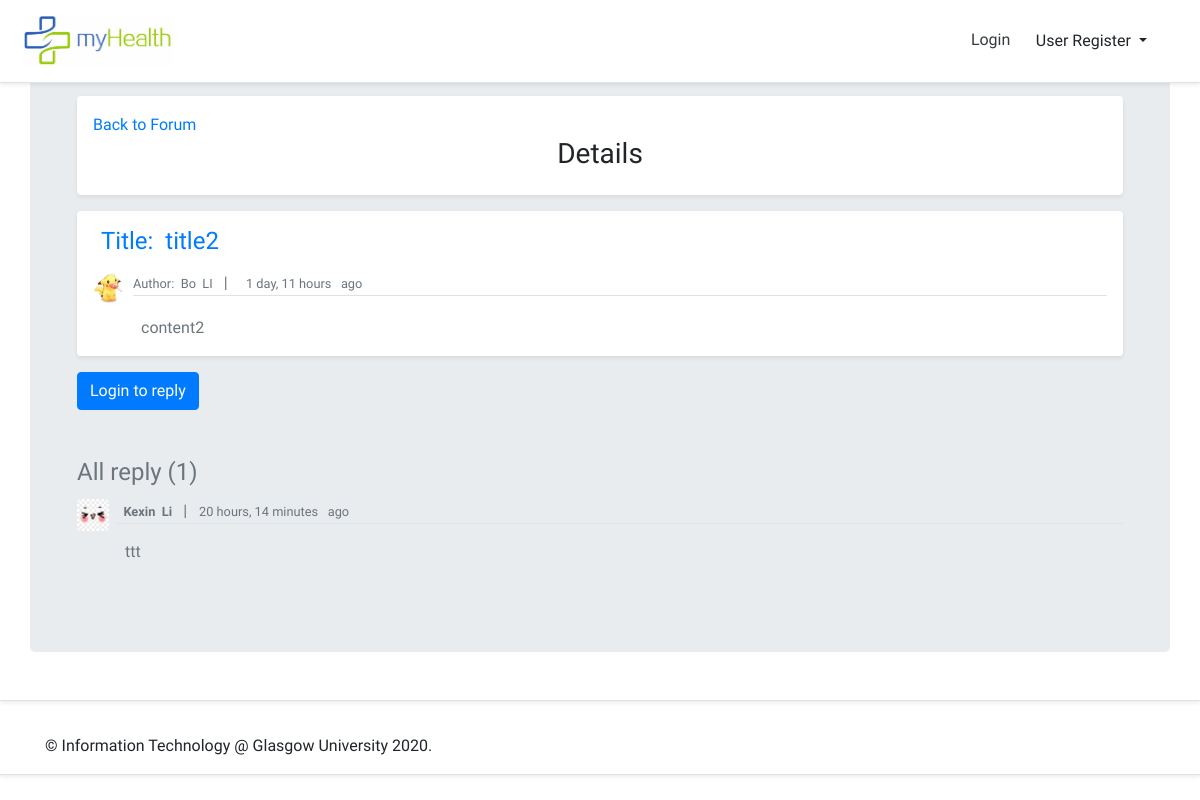
Before: /post/2/ with the older database file.
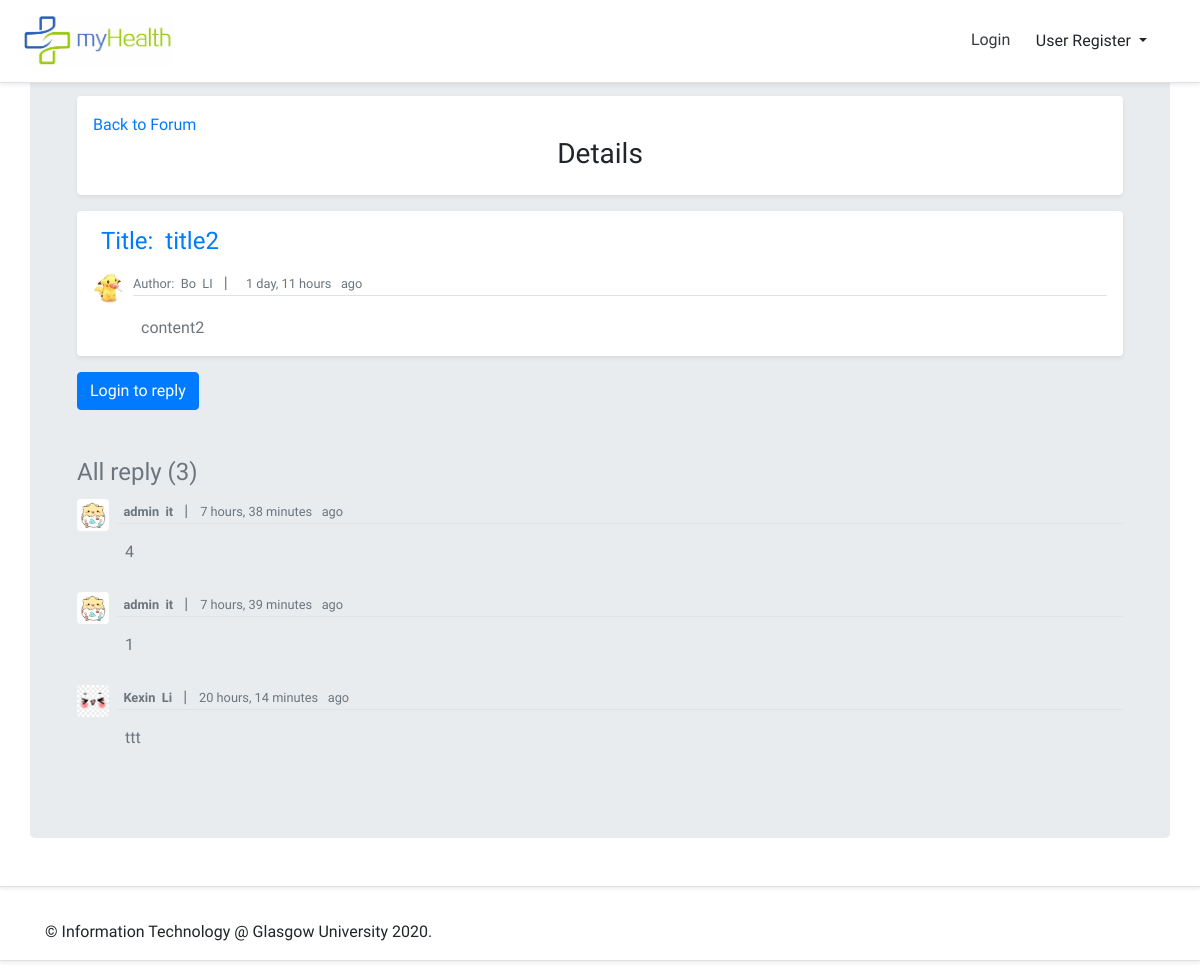
After: the same page with the newer database file.
### myhealth/models.py (models this page shows, shortened)
class Post(models.Model):
    title = models.CharField(max_length=50)
    content = models.TextField()
    timestamp = models.DateTimeField(auto_now_add=True)
    author = models.ForeignKey(get_user_model(), on_delete=models.CASCADE)
    featured = models.BooleanField(default=False)
    def get_absolute_url(self):
        return reverse('post_detail',kwargs={
            'id':self.id
        })
    @property
    def get_replys(self):
        return self.replys.all().order_by('-timestamp')

class Reply(models.Model):
    user = models.ForeignKey(get_user_model(),blank=True, null=True,on_delete=models.CASCADE)
    timestamp = models.DateTimeField(auto_now_add=True)
    content = models.TextField()
    post = models.ForeignKey(Post, related_name='replys', on_delete=models.CASCADE)

class DoctorProfile(models.Model):
    user = models.OneToOneField(get_user_model(), related_name='doctorprofile', on_delete=models.CASCADE)
    staffID = models.CharField(max_length=10, default='', unique=True)
    GENDER_CHOICES = (
        (0, '------------'),
        (1, 'female'),
        (2, 'male'),
    )
    gender = models.IntegerField(choices=GENDER_CHOICES, default=0)
    birth = models.DateField(blank=True, null=True)
    address = models.CharField(max_length=255, blank=True, null=True)
    work_address = models.CharField(max_length=255, blank=True, null=True)
    tel = models.CharField(max_length=20, blank=True, null=True)
    direction = models.CharField(max_length=255, blank=True, null=True)
    description = models.CharField(max_length=255, blank=True, null=True)
    image = models.ImageField(default='default.jpg',upload_to='profile_pics')

class User(AbstractBaseUser, PermissionsMixin):
    email = models.EmailField(max_length=254, unique=True)
    GPNO = models.CharField(max_length=10, default='', unique=True)
    first_name = models.CharField(max_length=30, blank=True)
    last_name = models.CharField(max_length=30, blank=True)
    is_staff = models.BooleanField(default=False)
    is_superuser = models.BooleanField(default=False)
    is_patient = models.BooleanField(default=False)
    is_doctor = models.BooleanField(default=False)
    is_admin = models.BooleanField(default=False)
    is_active = models.BooleanField(default=True)
    last_login = models.DateTimeField(null=True, blank=True)
    date_joined = models.DateTimeField(auto_now_add=True)
    USERNAME_FIELD = 'email'
    EMAIL_FIELD = 'email'
    REQUIRED_FIELDS = ['GPNO','first_name','last_name']
    objects = UserManager()

class PatientProfile(models.Model):
    user = models.OneToOneField(get_user_model(), related_name='patientprofile', on_delete=models.CASCADE)
    GENDER_CHOICES = (
        (0, '------------'),
        (1, 'female'),
        (2, 'male'),
    )
    gender = models.IntegerField(choices=GENDER_CHOICES, default=0)
    birth = models.DateField(blank=True, null=True)
    address = models.CharField(max_length=255, blank=True, null=True)
    tel = models.CharField(max_length=20, blank=True, null=True)
    image = models.ImageField(default='default.jpg', upload_to='profile_pics')

class AdminProfile(models.Model):
    user = models.OneToOneField(get_user_model(), related_name='adminprofile', on_delete=models.CASCADE)
    GENDER_CHOICES = (
        (0, '------------'),
        (1, 'female'),
        (2, 'male'),
    )
    gender = models.IntegerField(choices=GENDER_CHOICES, default=0)
    birth = models.DateField(blank=True, null=True)
    address = models.CharField(max_length=255, blank=True, null=True)
    work_address = models.CharField(max_length=255, blank=True, null=True)
    tel = models.CharField(max_length=20, blank=True, null=True)
    image = models.ImageField(default='default.jpg',upload_to='profile_pics')

### myhealth/views.py (the view, shortened to what this page needs)
# urls.py: path('post/<int:id>/', views.post, name='post_detail'),
def post(request, id):
    post = get_object_or_404(Post, id=id)
    reply_form = ReplyForm(request.POST or None)
    context ={
        'reply_form':reply_form,
        'post':post
    }
    return render(request,"myhealth/postDetail.html",context)

### templates/myhealth/postDetail.html (shortened to what this page needs)
{% extends "myhealth/base.html" %}
{% load staticfiles %}
{% load crispy_forms_tags %}
{% block content %}
    <div class="my-3 p-3 bg-white rounded shadow-sm">
        <section>
            <a href="{% url 'forum' %}" class="text-left">Back to Forum</a>
            <h3 class="text-center">Details</h3>
        </section>
    </div>
    <div class="my-3 p-3 bg-white rounded shadow-sm">
        <div class="media text-muted">
            <h4 class="ml-2 mb-0"><a class="article-title" href="{{ post.get_absolute_url }}">Title:&nbsp;&nbsp;{{ post.title }}</a></h4>
          </div>
        <div class="media text-muted pt-3">
            <img src="{{post.author.patientprofile.image.url}}" alt="{{post.author.first_name}}"
                class="bd-placeholder-img mr-2 rounded" width="32" height="32">
            <p class="media-body border-bottom border-gray">
                <small class="text-gray-dark">
                    Author:&nbsp;&nbsp;{{ post.author.first_name }}&nbsp;&nbsp;{{ post.author.last_name }}
                </small>
                &nbsp;&nbsp;|&nbsp;&nbsp;
                <small class="text-gray-dark">&nbsp;&nbsp;{{ post.timestamp|timesince }} &nbsp;&nbsp;ago</small>
            </p>
        </div>
        <div class="media text-muted pt-1">
            <p class="media-body ml-5 mb-0 lh-125 ">
                {{ post.content }}
            </p>
        </div>
    </div>
    {% if request.user.is_authenticated and request.user.is_doctor %}
    <div class="content-section">
        <h4>Leave your reply</h4>
        <form id="reply_form" method="POST" action="{% url 'post_detail' id=post.id %}" enctype = "multipart/form-data">
            {% csrf_token %}
            <fieldset class="form-group">
                {{ reply_form|crispy }}
            </fieldset>
            <div class="form-group">
                <button class="btn btn-outline-primary" type="submit">Reply</button>
                <a class="btn btn-outline-secondary" href="{% url 'forum' %}">Cancel</a>
            </div>
        </form>
    </div>
    {% elif request.user.is_authenticated and request.user.is_patient %}
    {% else %}
    <a href="{% url 'login' %}" class="btn btn-primary">Login to reply</a>
    {% endif %}
    <div class=" rounded bg-grey media text-muted pt-5">
      <h4> All reply <span class="no-of-comments">({{ post.replys.count }})</span></h4>
    </div>
    {% for reply in post.get_replys %}
    <div>
      <div class="media text-muted pt-1">
        {% if reply.user.doctorprofile %}
        <img src="{{ reply.user.doctorprofile.image.url }}" alt="{{ reply.user.first_name }} {{ reply.user.last_name }}" class="bd-placeholder-img mr-2 rounded" width="32" height="32">
        {% elif reply.user.adminprofile %}
        <img src="{{ reply.user.adminprofile.image.url }}" alt="{{ reply.user.first_name }} {{ reply.user.last_name }}" class="bd-placeholder-img mr-2 rounded" width="32" height="32">
        {% else %}
        <img src="{% static 'img/user.svg' %}" alt="default" class="bd-placeholder-img mr-2 rounded" width="32" height="32">
        {% endif %}
        <p class="media-body border-bottom border-gray text-black">
          <small class="text-black">
            <strong>&nbsp;&nbsp;{{ reply.user.first_name }} &nbsp;{{ reply.user.last_name }}</strong>
          </small>
          &nbsp;&nbsp;|&nbsp;&nbsp;
          <small class="text-black">{{ reply.timestamp|timesince }} &nbsp;&nbsp;ago</small>
        </p>
      </div>
      <div class="media text-muted pb-4">
        <p class="media-body ml-5 mb-0 lh-125 ">
          {{ reply.content }}
        </p>
      </div>
    </div>
    {% endfor %}
{% endblock content %}

Changed rows visible on the page:
computed for Post "title2": replys.count "1" → "3"
added Reply: user.adminprofile.image (picture), user.first_name "admin", user.last_name "it", timestamp "7 hours, 38 minutes", content "4"
added Reply: user.adminprofile.image (picture), user.first_name "admin", user.last_name "it", timestamp "7 hours, 39 minutes", content "1"
